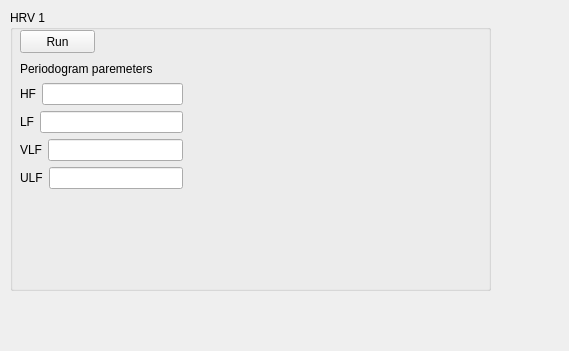
<?xml version="1.0" encoding="UTF-8"?>
<ui version="4.0">
 <class>HRV1</class>
 <widget class="QWidget" name="HRV1">
  <property name="geometry">
   <rect>
    <x>0</x>
    <y>0</y>
    <width>569</width>
    <height>351</height>
   </rect>
  </property>
  <property name="windowTitle">
   <string>Form</string>
  </property>
  <widget class="QGroupBox" name="groupBox_HRV1">
   <property name="geometry">
    <rect>
     <x>10</x>
     <y>10</y>
     <width>481</width>
     <height>281</height>
    </rect>
   </property>
   <property name="title">
    <string>HRV 1</string>
   </property>
   <widget class="QPushButton" name="pushButton_RUN">
    <property name="geometry">
     <rect>
      <x>10</x>
      <y>20</y>
      <width>75</width>
      <height>23</height>
     </rect>
    </property>
    <property name="text">
     <string>Run</string>
    </property>
   </widget>
   <widget class="QWidget" name="">
    <property name="geometry">
     <rect>
      <x>10</x>
      <y>50</y>
      <width>163</width>
      <height>129</height>
     </rect>
    </property>
    <layout class="QVBoxLayout" name="verticalLayout_2">
     <item>
      <widget class="QLabel" name="label">
       <property name="text">
        <string>Periodogram paremeters</string>
       </property>
      </widget>
     </item>
     <item>
      <layout class="QVBoxLayout" name="verticalLayout">
       <item>
        <layout class="QHBoxLayout" name="horizontalLayout_2">
         <item>
          <widget class="QLabel" name="labelHF">
           <property name="text">
            <string>HF</string>
           </property>
          </widget>
         </item>
         <item>
          <widget class="QLineEdit" name="lineEditHF"/>
         </item>
        </layout>
       </item>
       <item>
        <layout class="QHBoxLayout" name="horizontalLayout_3">
         <item>
          <widget class="QLabel" name="labelLF">
           <property name="text">
            <string>LF</string>
           </property>
          </widget>
         </item>
         <item>
          <widget class="QLineEdit" name="lineEditLF"/>
         </item>
        </layout>
       </item>
       <item>
        <layout class="QHBoxLayout" name="horizontalLayout_4">
         <item>
          <widget class="QLabel" name="labelVLF">
           <property name="text">
            <string>VLF</string>
           </property>
          </widget>
         </item>
         <item>
          <widget class="QLineEdit" name="lineEditVLF"/>
         </item>
        </layout>
       </item>
       <item>
        <layout class="QHBoxLayout" name="horizontalLayout_5">
         <item>
          <widget class="QLabel" name="labelULF">
           <property name="text">
            <string>ULF</string>
           </property>
          </widget>
         </item>
         <item>
          <widget class="QLineEdit" name="lineEditULF"/>
         </item>
        </layout>
       </item>
      </layout>
     </item>
    </layout>
   </widget>
  </widget>
 </widget>
 <resources/>
 <connections/>
</ui>
